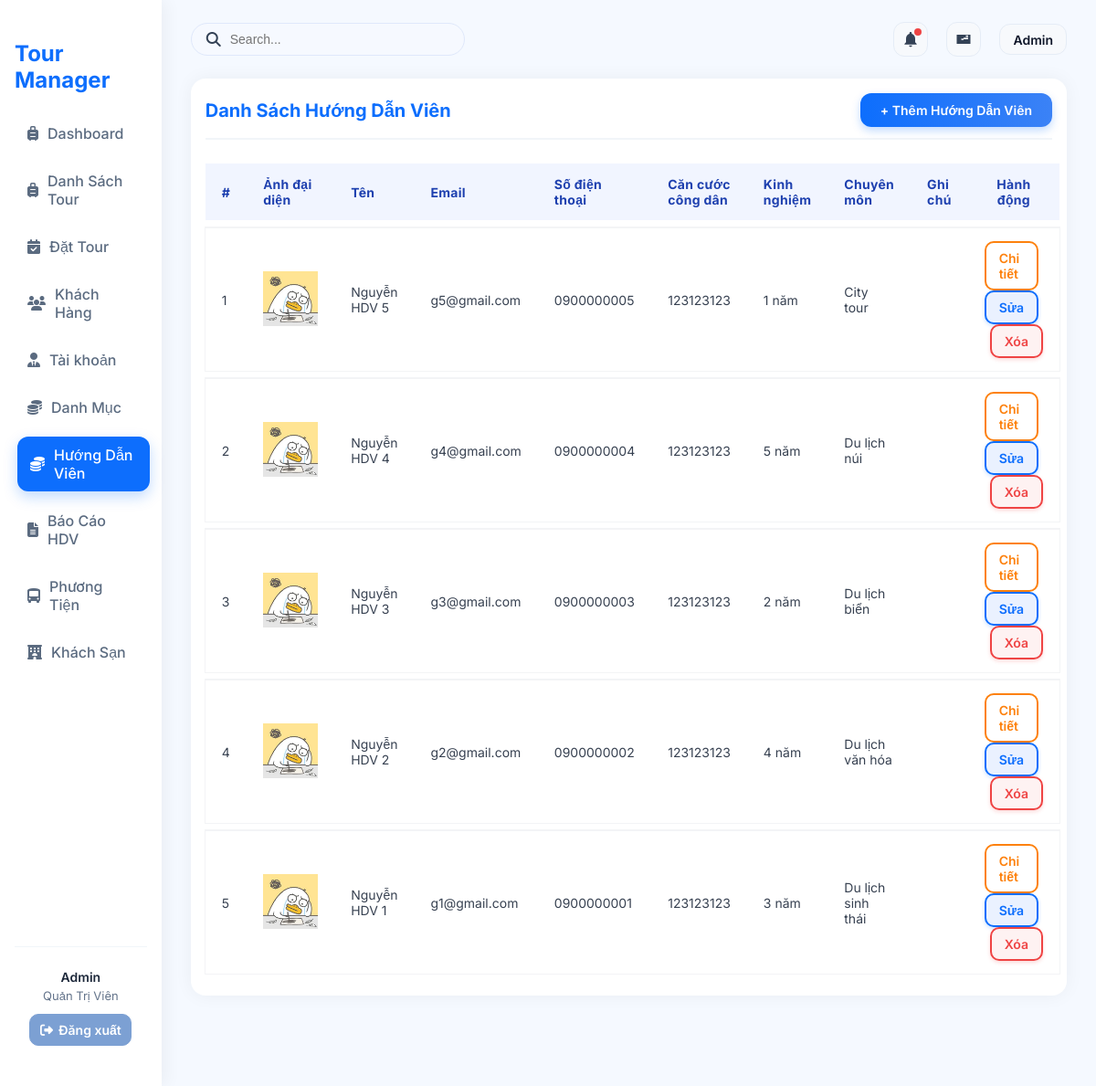
The app's page /?action=admin-listGuide (signed in) with its own data.
### tables this page shows
CREATE TABLE `guides` (
  `guide_id` int NOT NULL,
  `user_id` int DEFAULT NULL,
  `experience_years` int DEFAULT '0',
  `specialization` varchar(255) DEFAULT NULL,
  `avatar` varchar(255) DEFAULT NULL,
  `note` text,
  `cccd` int NOT NULL
);

CREATE TABLE `users` (
  `user_id` int NOT NULL,
  `username` varchar(50) NOT NULL,
  `password` varchar(255) NOT NULL,
  `role` enum('admin','guide') NOT NULL DEFAULT 'guide',
  `name` varchar(100) DEFAULT NULL,
  `email` varchar(100) DEFAULT NULL,
  `phone` varchar(20) DEFAULT NULL
);

### controllers/GuideController.php (called while the page is built, shortened)
<?php
class GuideController
{
    private $guideQuery;
    function __construct()
    {
        $this->guideQuery = new GuideQuery();
    }
    public function listGuide()
    {
        $guides = $this->guideQuery->getAllGuides();
        require './views/Guide/ListGuide.php';
    }
}
?>

### routes/index.php (called while the page is built)
<?php
$action = $_GET['action'] ?? '/';
match ($action) {
    '/' => (new AuthController)->home(),
    'admin' => require './views/admin.php',
    'login' => (new AuthController)->login(),
    'logout' => (new AuthController)->logout(),
    'admin-listTours' => require './views/admin.php',
    'admin-createTours' => require './views/admin.php',
    'admin-updateTours' => require './views/admin.php',
    'admin-listUsers' => require './views/admin.php',
    'admin-createUsers' => require './views/admin.php',
    'admin-updateUsers' => require './views/admin.php',
    'admin-listCategory' => require './views/admin.php',
    'admin-createCategory' => require './views/admin.php',
    'admin-updateCategory' => require './views/admin.php',
    'admin-listCustomer' => require './views/admin.php',
    'admin-createCustomer' => require './views/admin.php',
    'admin-updateCustomer' => require './views/admin.php',
    'admin-listDiscount' => require './views/admin.php',
    'admin-createDiscount' => require './views/admin.php',
    'admin-updateDiscount' => require './views/admin.php',
    'admin-listGuide' => require './views/admin.php',
    'admin-createGuide' => require './views/admin.php',
    'admin-updateGuide' => require './views/admin.php',
    'admin-listTourGuide' => require './views/admin.php',
    'admin-createTourGuide' => require './views/admin.php',
    'admin-updateTourGuide' => require './views/admin.php',
    'admin-listHotel' => require './views/admin.php',
    'admin-createHotel' => require './views/admin.php',
    'admin-updateHotel' => require './views/admin.php',
    'admin-listVehicles' => require './views/admin.php',
    'admin-createVehicles' => require './views/admin.php',
    'admin-updateVehicles' => require './views/admin.php',
    'admin-listReport' => require './views/admin.php',
    'admin-createReport' => require './views/admin.php',
    'admin-updateReport' => require './views/admin.php',
    default => require './views/admin.php',
};

### index.php (called while the page is built, shortened)
<?php
spl_autoload_register(function ($class) {
    $fileName = "$class.php";
    $fileModel              = PATH_MODEL . $fileName;
});
require_once './routes/index.php';

### models/BaseModel.php (called while the page is built, shortened)
<?php
class BaseModel
{
    public function __construct()
    {
        $dsn = sprintf('mysql:host=%s;port=%s;dbname=%s;charset=utf8', DB_HOST, DB_PORT, DB_NAME);
        try {
            $this->pdo = new PDO($dsn, DB_USERNAME, DB_PASSWORD, DB_OPTIONS);
        } catch (PDOException $e) {
            die("Kết nối cơ sở dữ liệu thất bại: {$e->getMessage()}. Vui lòng thử lại sau.");
        }
    }
}

### models/GuideQuery.php (called while the page is built, shortened)
<?php
class GuideQuery extends BaseModel
{
    public function getAllGuides()
    {
        $sql = "SELECT g.*, u.name, u.email, u.phone
            FROM guides g
            INNER JOIN users u ON g.user_id = u.user_id
            ORDER BY g.guide_id DESC";
        $stmt = $this->pdo->prepare($sql);
        $stmt->execute();
        return $stmt->fetchAll(PDO::FETCH_ASSOC);
    }
}

### views/Guide/ListGuide.php (the view)
<div class="table-container">
    <div class="table-header d-flex justify-content-between align-items-center mb-3">
        <h4 class="title">Danh Sách Hướng Dẫn Viên</h4>
        <a href="?action=admin-createGuide" class="btn btn-primary">
            + Thêm Hướng Dẫn Viên
        </a>
    </div>
    <table class="table">
        <thead>
            <tr>
                <th>#</th>
                <th>Ảnh đại diện</th>
                <th>Tên</th>
                <th>Email</th>
                <th>Số điện thoại</th>
                <th>Căn cước công dân</th>
                <th>Kinh nghiệm</th>
                <th>Chuyên môn</th>
                <th>Ghi chú</th>
                <th style="text-align: center;">Hành động</th>
            </tr>
        </thead>
        <tbody>
            <?php $stt = 1; foreach ($guides as $g): ?>
            <tr>
                <td><?= $stt++ ?></td>
                <td>
                    <?php if (!empty($g['avatar'])): ?>
                    <img src="<?= BASE_ASSETS_UPLOADS . $g['avatar'] ?>" width="60">
                    <?php endif; ?>
                </td>
                <td class="fw-semibold"><?= $g['name'] ?></td>
                <td><?= $g['email'] ?></td>
                <td><?= $g['phone'] ?></td>
                <td><?= $g['cccd'] ?></td>
                <td><?= $g['experience_years'] ?> năm</td>
                <td><?= $g['specialization'] ?></td>
                <td><?= $g['note'] ?></td>
                <td>
                    <a href="?action=admin-detailGuide&id=<?= $g['guide_id']; ?>"
                        class="btn btn-sm btn-info btn-outline-detail">Chi
                        tiết</a>
                    <a href="?action=admin-updateGuide&id=<?= $g['guide_id'] ?>"
                        class="btn btn-outline-success btn-sm">Sửa</a>
                    <a href="?action=admin-deleteGuide&id=<?= $g['guide_id'] ?>"
                        onclick="return confirm('Bạn chắc chắn muốn xoá?')"
                        class="btn btn-outline-danger btn-sm">Xóa</a>
                </td>
            </tr>
            <?php endforeach; ?>
        </tbody>
    </table>
</div>

### assets/css/admin.css (style rules this page uses)
* { box-sizing: border-box; }
body { font-family: "Inter", sans-serif; margin: 0; padding: 0; background: #f5f9ff; color: #334155; display: flex; height: 100vh; overflow: hidden; }

### assets/css/Guide/listGuide.css (style rules this page uses)
a { text-decoration: none; }
.table-container h4 { font-size: 20px; font-weight: 600; color: #111827; margin-bottom: 20px; }
.table { width: 100%; border-collapse: separate; border-spacing: 0 8px; font-family: "Inter", sans-serif; }
.table thead tr { background-color: #f1f5ff; color: #1e40af; font-weight: 600; text-align: left; }
.table thead th { padding: 14px 18px; font-size: 14px; letter-spacing: 0.3px; }
.table tbody tr { background-color: #ffffff; transition: all 0.2s ease; box-shadow: 0 0 0 1px #f3f4f6; }
.table tbody td { padding: 14px 18px; font-size: 14px; color: #374151; vertical-align: middle; border-top: 1px solid #f3f4f6; }
.btn { display: inline-flex; align-items: center; justify-content: center; font-size: 14px; padding: 10px 16px; border-radius: 12px; font-weight: 600; cursor: pointer; transition: all 0.2s ease; }
.btn-sm { font-size: 14px; padding: 8px 14px; border-radius: 10px; }
.btn-outline-success { border: 2px solid #0d6efd; color: #0d6efd; background: #eaf1ff; box-shadow: 0 2px 4px rgba(13, 110, 253, 0.2); }
.btn-outline-danger { border: 2px solid #ef4444; color: #ef4444; background: #fef2f2; box-shadow: 0 2px 4px rgba(239, 68, 68, 0.2); margin-left: 6px; }
.btn-outline-detail { margin-right: 5px; border: 2px solid #fd810d; color: #fd810d; }
.table-header { border-bottom: 2px solid #f1f5f9; padding-bottom: 10px; }
.table-header h4 { font-size: 20px; font-weight: 700; color: #0d6efd; margin: 0; }
.table-header .btn-primary { background: linear-gradient(90deg, #0d6efd, #3b82f6); border: none; color: #fff; font-weight: 600; padding: 10px 22px; border-radius: 10px; box-shadow: 0 4px 10px rgba(13, 110, 253, 0.25); transition: 0.25s; }
.table-header { display: flex; justify-content: space-between; align-items: center; padding-bottom: 12px; margin-bottom: 18px; border-bottom: 2px solid #f1f5f9; }
.table-header .btn-primary { background: linear-gradient(90deg, #0d6efd, #3b82f6); border: none; color: #fff; font-weight: 600; padding: 10px 22px; border-radius: 12px; box-shadow: 0 4px 10px rgba(13, 110, 253, 0.25); transition: 0.25s ease; }

### records on screen
guides: avatar (picture), user.name "Nguyễn HDV 5", user.email "g5@gmail.com", user.phone "0900000005", cccd "123123123", experience_years "1", specialization "City tour"
guides: avatar (picture), user.name "Nguyễn HDV 4", user.email "g4@gmail.com", user.phone "0900000004", cccd "123123123", experience_years "5", specialization "Du lịch núi"
guides: avatar (picture), user.name "Nguyễn HDV 3", user.email "g3@gmail.com", user.phone "0900000003", cccd "123123123", experience_years "2", specialization "Du lịch biển"
guides: avatar (picture), user.name "Nguyễn HDV 2", user.email "g2@gmail.com", user.phone "0900000002", cccd "123123123", experience_years "4", specialization "Du lịch văn hóa"
guides: avatar (picture), user.name "Nguyễn HDV 1", user.email "g1@gmail.com", user.phone "0900000001", cccd "123123123", experience_years "3", specialization "Du lịch sinh thái"

### other values on screen
$user['name'] "Admin"
